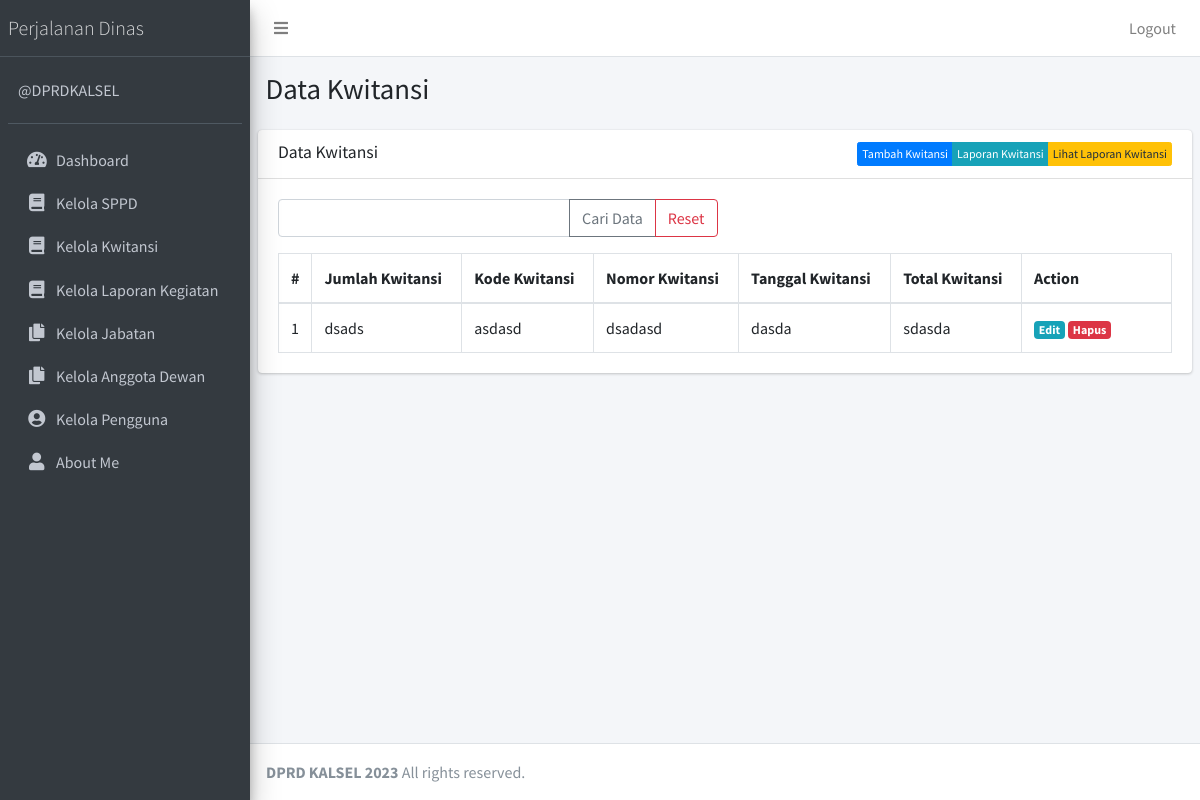
Screenshot of /public/kwitansi (signed in) with the database file from the repository.
### tables this page shows
CREATE TABLE `tb_kwitansi` (
  `id` int NOT NULL,
  `jumlah_kwitansi` char(50) NOT NULL,
  `kode_kwitansi` char(50) NOT NULL,
  `nomor_kwitansi` char(50) NOT NULL,
  `tanggal_kwitansi` char(50) NOT NULL,
  `total_kwitansi` char(50) NOT NULL
);

### app/core/Controller.php (called while the page is built, shortened)
<?php
class Controller
{
    public function view($view, $data = [])
    {
        require_once '../app/views/' . $view . '.php';
    }
    public function model($model)
    {
        return new $model;
    }
}

### app/controllers/Kwitansi.php (called while the page is built, shortened)
<?php
class Kwitansi extends Controller
{
    public function index()
    {
        $data['title'] = 'Data Kwitansi';
        $data['tb_kwitansi'] = $this->model('KwitansiModel')->getAllKwitansi();
        $this->view('kwitansi/index', $data);
    }
}

### app/core/App.php (called while the page is built, shortened)
<?php
class App
{
    protected $method = 'index';
    protected $params = [];
    public function __construct()
    {
        $this->controller = new $this->controller;
        call_user_func_array([$this->controller, $this->method], $this->params);
    }
}

### public/index.php (called while the page is built, shortened)
<?php
$app = new App;

### app/core/Database.php (called while the page is built, shortened)
<?php
class Database
{
    private $host = DB_HOST;
    private $user = DB_USER;
    private $pass = DB_PASS;
    private $dbnm = DB_NAME;
    private $dbh;
    private $stmt;
    public function __construct()
    {
        $dsn = 'mysql:host=' . $this->host . ';dbname=' . $this->dbnm;
        $option = [
            PDO::ATTR_PERSISTENT => true,
            PDO::ATTR_ERRMODE => PDO::ERRMODE_EXCEPTION
        ];
        try {
            $this->dbh = new PDO($dsn, $this->user, $this->pass, $option);
        } catch (PDOException $e) {
            die($e->getMessage());
        }
    }
    public function query($query)
    {
        $this->stmt = $this->dbh->prepare($query);
    }
    public function execute()
    {
        $this->stmt->execute();
    }
    public function resultSet()
    {
        $this->execute();
        return $this->stmt->fetchAll(PDO::FETCH_ASSOC);
    }
}

### app/models/KwitansiModel.php (called while the page is built, shortened)
<?php
class KwitansiModel
{
    private $table = 'tb_kwitansi';
    private $db;
    public function __construct()
    {
        $this->db = new Database;
    }
    public function getAllKwitansi()
    {
        $this->db->query('SELECT * FROM ' . $this->table);
        return $this->db->resultSet();
    }
}

### app/views/kwitansi/index.php (the view, shortened to what this page needs)
<div class="content-wrapper">
    <section class="content-header">
        <div class="container-fluid">
            <div class="row mb-2">
                <div class="col-sm-6">
                    <h1><?= $data['title']; ?></h1>
                </div>
            </div>
        </div>
    </section>
    <section class="content">
        <div class="card">
            <div class="card-header">
                <h3 class="card-title"><?= $data['title'] ?></h3>
                <div class="btn-group float-right">
                    <a href="<?= base_url; ?>/kwitansi/tambah" class="btn float-right btn-xs btn btn-primary">Tambah Kwitansi</a>
                    <a href="<?= base_url; ?>/kwitansi/laporan" class="btn float-right btn-xs btn btn-info" target="_blank">Laporan Kwitansi</a>
                    <a href="<?= base_url; ?>/kwitansi/lihatlaporan" class="btn float-right btn-xs btn btn-warning" target="_blank">Lihat Laporan Kwitansi</a>
                </div>
            </div>
            <div class="card-body">
                <form action="<?= base_url; ?>/kwitansi/cari" method="post">
                    <div class="row mb-3">
                        <div class="col-lg-6">
                            <div class="input-group">
                                <input type="text" class="form-control" placeholder="" name="key">
                                <div class="input-group-append">
                                    <button class="btn btn-outline-secondary" type="submit">Cari Data</button>
                                    <a class="btn btn-outline-danger" href="<?= base_url; ?>/Kwitansi">Reset</a>
                                </div>
                            </div>
                        </div>
                    </div>
                </form>
                <table class="table table-bordered">
                    <thead>
                        <tr>
                            <th style="width: 10px">#</th>
                            <th>Jumlah Kwitansi</th>
                            <th>Kode Kwitansi</th>
                            <th>Nomor Kwitansi</th>
                            <th>Tanggal Kwitansi</th>
                            <th>Total Kwitansi</th>
                            <th style="width: 150px">Action</th>
                        </tr>
                    </thead>
                    <tbody>
                        <?php $no = 1; ?>
                        <?php foreach ($data['tb_kwitansi'] as $row) : ?>
                            <tr>
                                <td><?= $no; ?></td>
                                <td><?= $row['jumlah_kwitansi']; ?></td>
                                <td><?= $row['kode_kwitansi']; ?></td>
                                <td><?= $row['nomor_kwitansi']; ?></td>
                                <td><?= $row['tanggal_kwitansi']; ?></td>
                                <td><?= $row['total_kwitansi']; ?></td>
                                <td>
                                    <a href="<?= base_url; ?>/kwitansi/edit/<?= $row['id'] ?>" class="badge badge-info ">Edit</a>
                                    <a href="<?= base_url; ?>/kwitansi/hapus/<?= $row['id'] ?>" class="badge badge-danger" onclick="return confirm('Hapus data?');">Hapus</a>
                                </td>
                            </tr>
                        <?php $no++;
                        endforeach; ?>
                    </tbody>
                </table>
            </div>
        </div>
    </section>
</div>

### rows the page displays
tb_kwitansi: jumlah_kwitansi "dsads", kode_kwitansi "asdasd", nomor_kwitansi "dsadasd", tanggal_kwitansi "dasda", total_kwitansi "sdasda"

### other values shown
$data['title'] "Data Kwitansi"
